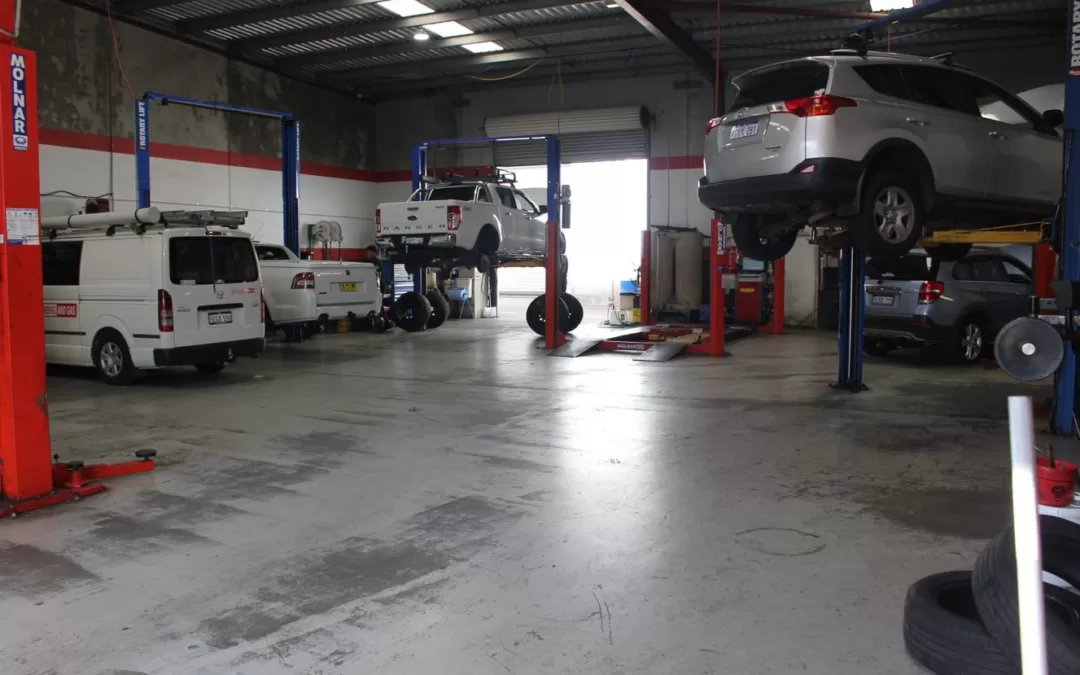
#> input picture dist/autobook-bg.png, 1080 x 675 px, found by its file name
$ python generate_bg.py
#> lines starting #> are read from the running program, lines starting #| are printed output that depends on the picture
from PIL import Image, ImageFilter
import math

def generate_background():
    img_path = "public/autobook-bg.png"
    out_path = "public/autobook-onboarding-bg-edited.png"

    print("Loading image...")
    img = Image.open(img_path).convert("RGBA")

    # High resolution for print (4K)
    target_w, target_h = 3840, 2160

    # 1. Scale and crop to 16:9
    print("Scaling and cropping...")
    img_w, img_h = img.size
#> img_w = 1080; img_h = 675
    scale = max(target_w / img_w, target_h / img_h)
#> scale = 3.56

    new_w = int(img_w * scale)
#> new_w = 3840
    new_h = int(img_h * scale)
#> new_h = 2400
    img = img.resize((new_w, new_h), Image.Resampling.LANCZOS)
#> img: PIL image 3840x2400 RGBA

    left = (new_w - target_w) / 2
#> left = 0
    top = (new_h - target_h) / 2
#> top = 120
    right = (new_w + target_w) / 2
#> right = 3840
    bottom = (new_h + target_h) / 2
#> bottom = 2280
    img = img.crop((left, top, right, bottom))
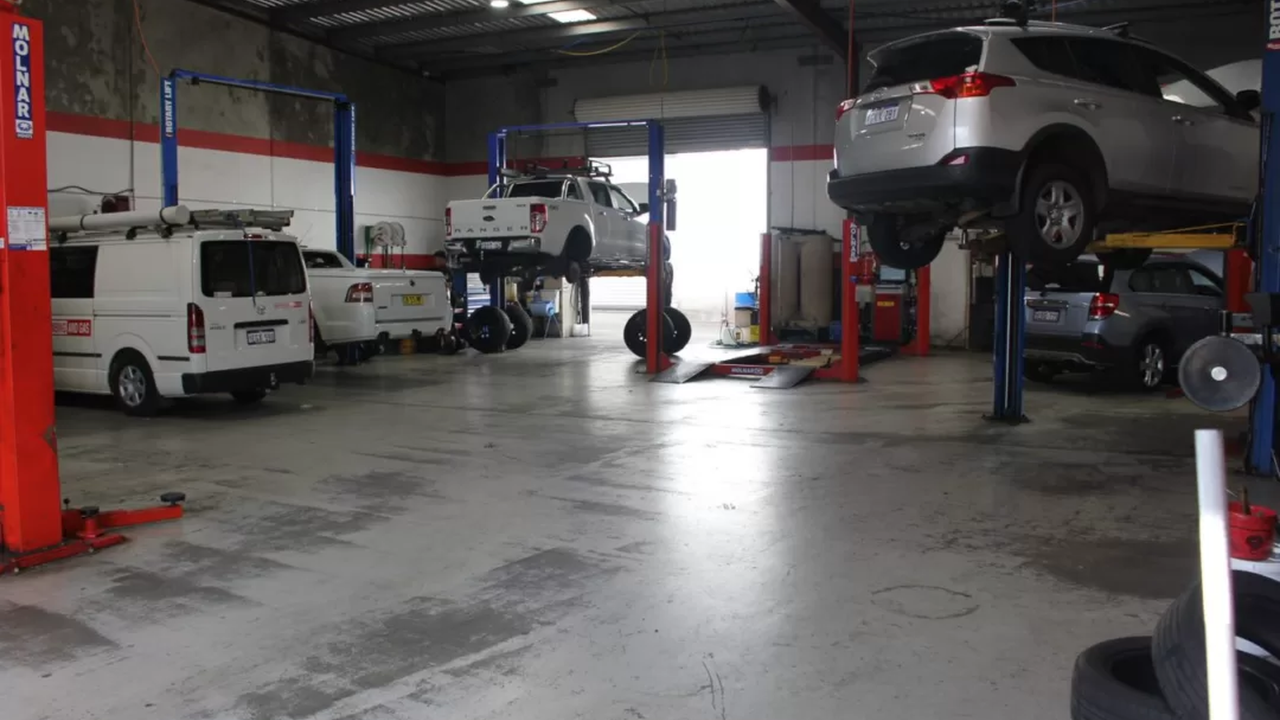
#> img: PIL image 3840x2160 RGBA (shown at 1/3 size); mean R, G, B, A 95, 88.8, 88.5, 255

    # 2. Apply Blur
    print("Applying blur...")
    img = img.filter(ImageFilter.GaussianBlur(radius=16))
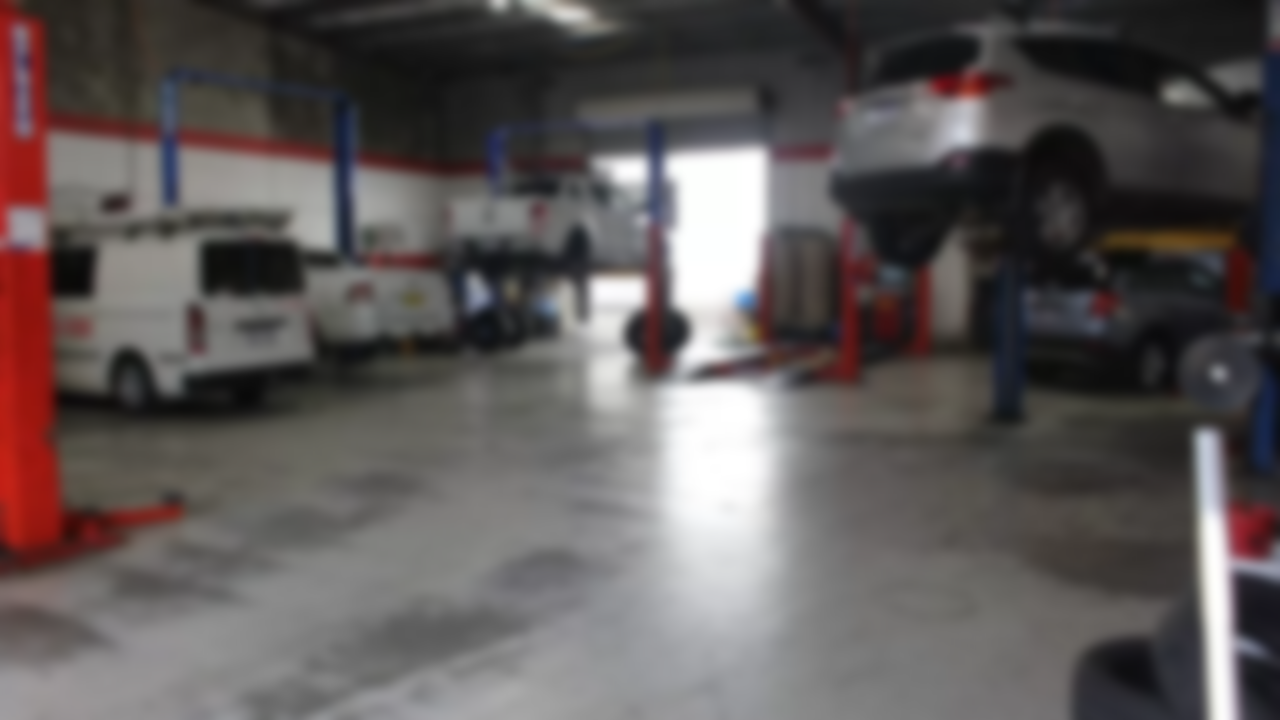
#> img: PIL image 3840x2160 RGBA (shown at 1/3 size); mean R, G, B, A 95, 88.8, 88.5, 255

    # Scale by 1.1 to hide edges (matching CSS transform: scale(1.1))
    big_w = int(target_w * 1.1)
    big_h = int(target_h * 1.1)
    img = img.resize((big_w, big_h), Image.Resampling.LANCZOS)
#> img: PIL image 4224x2376 RGBA
    left = (big_w - target_w) / 2
    top = (big_h - target_h) / 2
    right = (big_w + target_w) / 2
    bottom = (big_h + target_h) / 2
    img = img.crop((left, top, right, bottom))
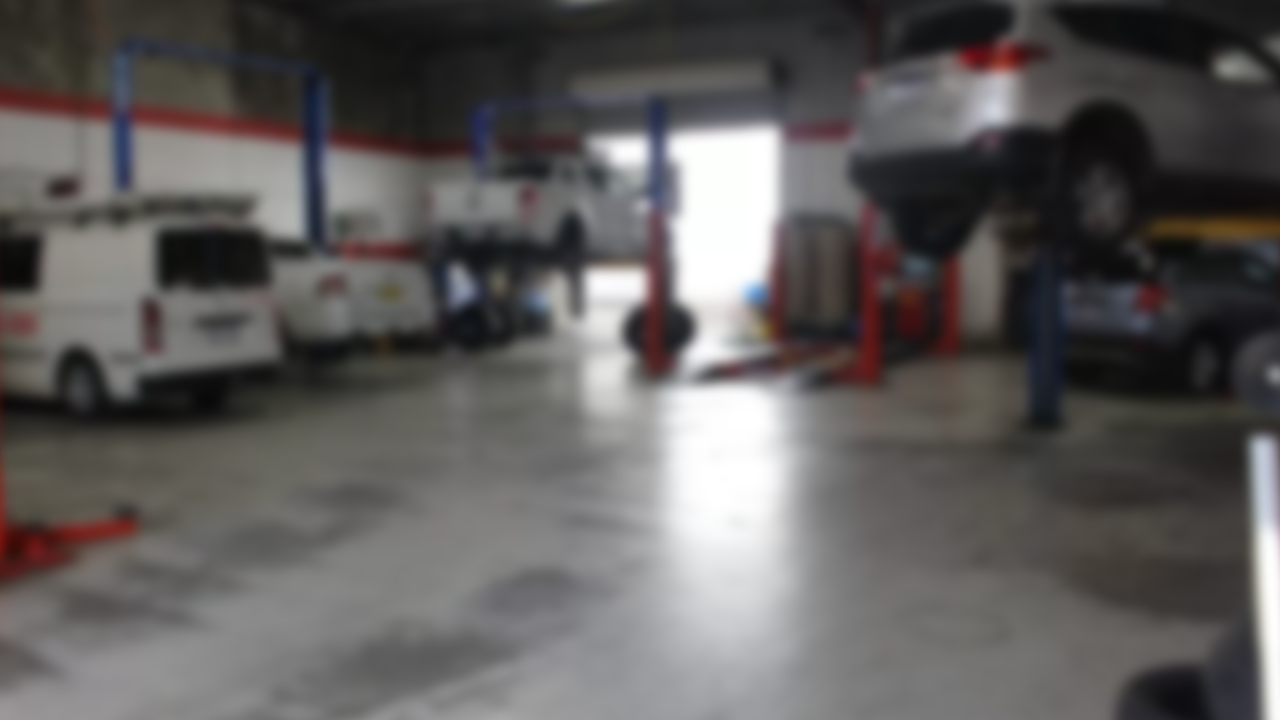
#> img: PIL image 3840x2160 RGBA (shown at 1/3 size); mean R, G, B, A 95.6, 92.7, 92.1, 255

    # 3. Create Gradient Overlay
    print("Creating gradient...")
    c1 = (15, 38, 64, int(255 * 0.65))
    c2 = (42, 82, 152, int(255 * 0.45))

    # Create a 1D gradient
    grad = Image.new("RGBA", (1, 1000))
    for y in range(1000):
        t = y / 999.0
        r = int(c1[0] * (1 - t) + c2[0] * t)
        g = int(c1[1] * (1 - t) + c2[1] * t)
        b = int(c1[2] * (1 - t) + c2[2] * t)
        a = int(c1[3] * (1 - t) + c2[3] * t)
        grad.putpixel((0, y), (r, g, b, a))

    # Resize and rotate to match 160deg
    grad = grad.resize((target_w * 2, target_h * 2), Image.Resampling.BILINEAR)
#> (the run stopped early here; a loop or call above may not have finished)
